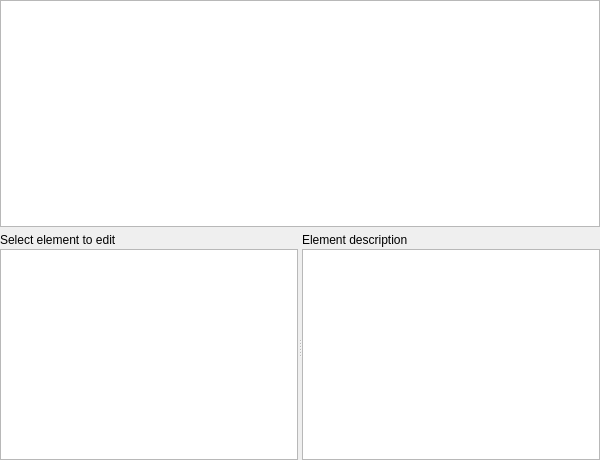
<?xml version="1.0" encoding="UTF-8"?>
<ui version="4.0">
 <class>QgsProcessingHelpEditorWidgetBase</class>
 <widget class="QWidget" name="QgsProcessingHelpEditorWidgetBase">
  <property name="geometry">
   <rect>
    <x>0</x>
    <y>0</y>
    <width>600</width>
    <height>460</height>
   </rect>
  </property>
  <property name="windowTitle">
   <string>Help Editor</string>
  </property>
  <layout class="QVBoxLayout" name="verticalLayout_3">
   <property name="spacing">
    <number>6</number>
   </property>
   <property name="leftMargin">
    <number>0</number>
   </property>
   <property name="topMargin">
    <number>0</number>
   </property>
   <property name="rightMargin">
    <number>0</number>
   </property>
   <property name="bottomMargin">
    <number>0</number>
   </property>
   <item>
    <widget class="QTextBrowser" name="mTextPreview"/>
   </item>
   <item>
    <widget class="QSplitter" name="splitter_2">
     <property name="orientation">
      <enum>Qt::Vertical</enum>
     </property>
     <widget class="QSplitter" name="splitter">
      <property name="orientation">
       <enum>Qt::Horizontal</enum>
      </property>
      <widget class="QWidget" name="layoutWidget1">
       <layout class="QVBoxLayout" name="verticalLayout">
        <property name="spacing">
         <number>2</number>
        </property>
        <item>
         <widget class="QLabel" name="label">
          <property name="text">
           <string>Select element to edit</string>
          </property>
         </widget>
        </item>
        <item>
         <widget class="QTreeWidget" name="mElementTree">
          <property name="minimumSize">
           <size>
            <width>0</width>
            <height>200</height>
           </size>
          </property>
          <property name="alternatingRowColors">
           <bool>true</bool>
          </property>
          <attribute name="headerVisible">
           <bool>false</bool>
          </attribute>
          <column>
           <property name="text">
            <string notr="true">1</string>
           </property>
          </column>
         </widget>
        </item>
       </layout>
      </widget>
      <widget class="QWidget" name="layoutWidget">
       <layout class="QVBoxLayout" name="verticalLayout_2">
        <property name="spacing">
         <number>2</number>
        </property>
        <item>
         <widget class="QLabel" name="mLabelDescription">
          <property name="text">
           <string>Element description</string>
          </property>
         </widget>
        </item>
        <item>
         <widget class="QTextEdit" name="mTextEdit">
          <property name="minimumSize">
           <size>
            <width>0</width>
            <height>200</height>
           </size>
          </property>
         </widget>
        </item>
       </layout>
      </widget>
     </widget>
    </widget>
   </item>
  </layout>
 </widget>
 <resources/>
 <connections/>
</ui>
